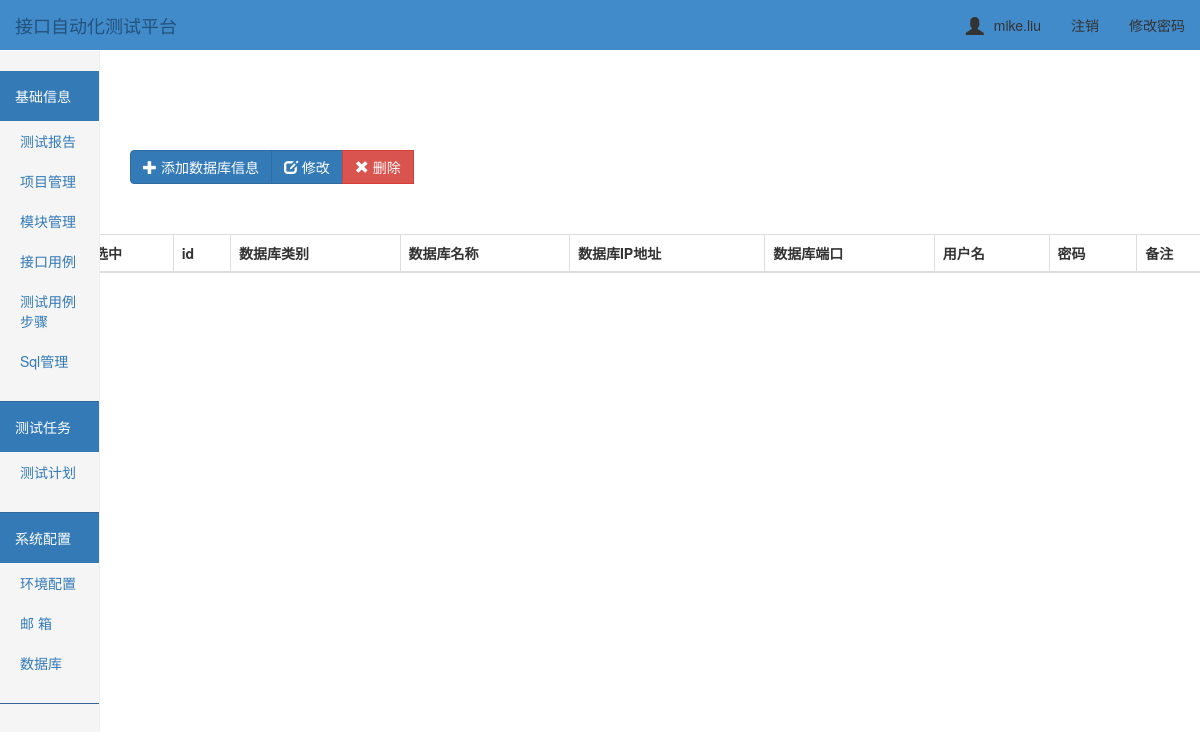
The page /database/ (signed in) on the database as committed earlier.
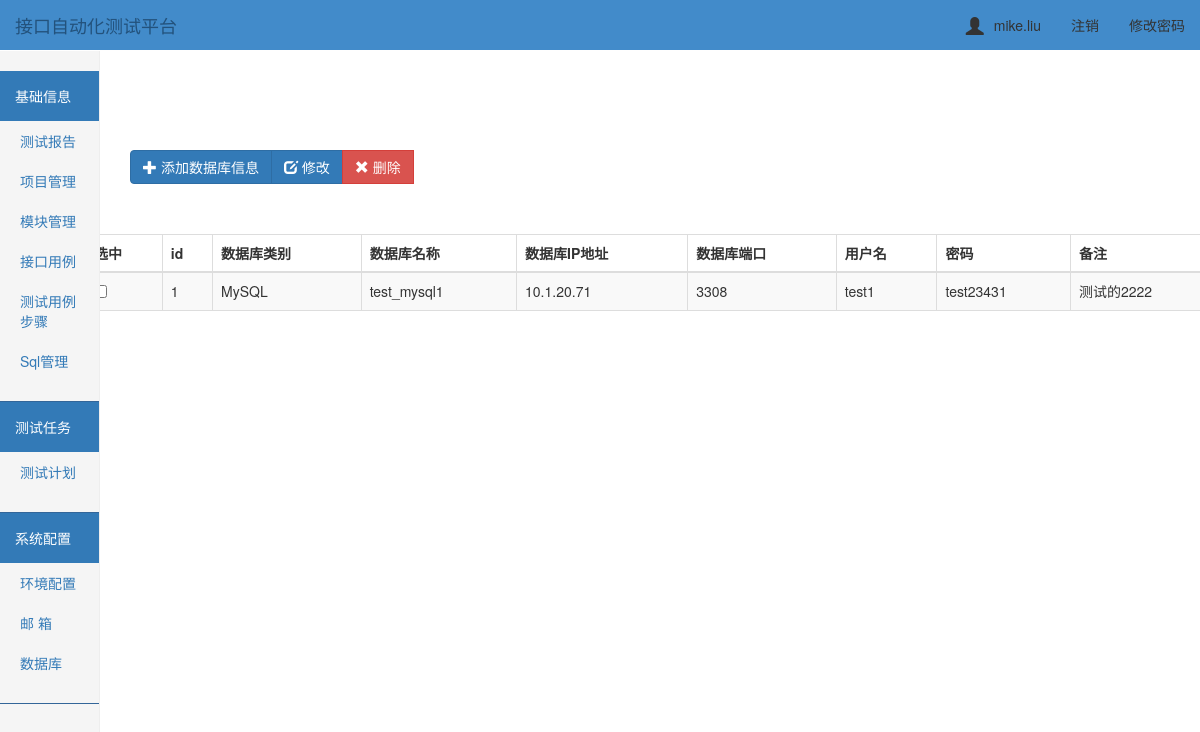
The same page on the database as committed later.
### ApiTest/models.py (models this page shows)
class Database(models.Model):
    db_type = models.CharField('数据库类型', max_length=8)
    db_typename = models.CharField('数据库类型名称', max_length=32, default='')
    db_name = models.CharField('数据库名称', max_length=64)
    db_ip = models.CharField('数据库ip地址', max_length=16)
    db_port = models.CharField('数据库端口', max_length=8)
    db_user = models.CharField('数据库用户名', max_length=32)
    db_password = models.CharField('数据库密码', max_length=32)
    db_remak = models.CharField('描述', max_length=128)

### ApiTest/views.py (the view)
# urls.py: url(r'^database/$', views.database),
@login_required
def database(request):
    db_list = Database.objects.filter().all()
    return render(request, "system/db.html", {"db_list": db_list})

### templates/system/db.html (shortened to what this page needs)
{% extends "../base.html" %}
{% block add %}
<div class="btn-toolbar" role="toolbar">
  <div class="btn-group" style="padding-top: 100px; left: 100px">
    <button type="button" class="btn btn-primary " data-toggle="modal" data-target="#addmyModal">
        <span class="glyphicon glyphicon-plus" aria-hidden="true"></span> 添加数据库信息
    </button>
    <button id="edit_db" class="btn btn-primary" data-toggle="modal" data-target="#">
        <span class="glyphicon glyphicon-edit" aria-hidden="true"></span> 修改
    </button>
      <button id="del_db" type="onclick" class="btn btn-danger">
            <span class="glyphicon glyphicon-remove" aria-hidden="true"></span> 删除
        </button>
  </div>
</div>
<div class="container">
        <div class="row">
            <div class="col-md-12">
                <table id="table" class="table table-striped table-bordered">
                    <thead>
                        <tr>
                            <th>选中</th>
                            <th>id</th>
                            <th>数据库类别</th>
                            <th>数据库名称</th>
                            <th>数据库IP地址</th>
                            <th>数据库端口</th>
                            <th>用户名</th>
                            <th>密码</th>
                            <th>备注</th>
                        </tr>
                    </thead>
                    <tbody>
                        {% for db_obj in db_list %}
                            <tr>
                                <td id="che1"><input type="checkbox"/></td>
                                <td>{{ db_obj.id}}</td>
                                <td>{{ db_obj.db_type }}</td>
                                <td>{{ db_obj.db_name }}</td>
                                <td>{{ db_obj.db_ip }}</td>
                                <td>{{ db_obj.db_port }}</td>
                                <td>{{ db_obj.db_user }}</td>
                                <td>{{ db_obj.db_password }}</td>
                                <td>{{ db_obj.db_remak }}</td>
                            </tr>
                        {% endfor %}
                    </tbody>
                </table>
            </div>
        </div>
    </div>
{% endblock %}

Rows that differ between the two databases and show on the page:
added Database: id "1", db_type "MySQL", db_name "test_mysql1", db_ip "10.1.20.71", db_port "3308", db_user "test1", db_password "test23431", db_remak "测试的2222"
